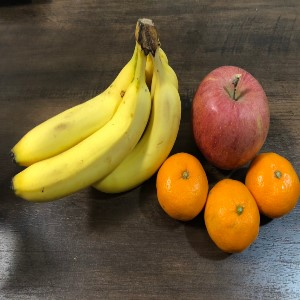
#> input picture server/challenges/challenge_example/answers/001.jpg, 300 x 300 px
$ python filterlib.py challenges/challenge_example/answers/001.jpg
#> lines starting #> are read from the running program, lines starting #| are printed output that depends on the picture
import os
import sys
import cv2
import numpy as np
import math
from statistics import median, mean
from pathlib import Path

class Filter():
    def __init__(self, chroma=100, value=100, alpha=0.7, tile=40, grid=20):
        # 彩度と明度
        self.chroma = chroma
        self.value = value

        # 画像とフィルターの合成比率 base : grad = 1-alpha : alpha
        self.alpha=alpha

        #タイル数
        self.tile=tile

        #グリッド状に分割する際のサイズ(n✕n)
        self.grid=grid
        print(f"""\
[filter settings]
- chroma={self.chroma},
- value={self.value},
- alpha={self.alpha},
- tile={self.tile},
- grid={self.grid}""")

    """
    bgr2hsv()
    BGRからHSVに変換
    h = 0 ~ 359
    s,v = 0 ~ 100
    """
    def bgr2hsv(self, bgr):
        # b,g,r = bgr
        b,g,r = map(lambda x:x/255,bgr)
        _max = max(b,g,r)
        _min = min(b,g,r)

        if _min == _max:
            h = 0
        elif _max == r:
            h = 60 * ( (g-b) / (_max - _min) )
        elif _max == g:
            h = 60 * ( (b-r) / (_max - _min) ) + 120
        elif _max == b:
            h = 60 * ( (r-g) / (_max - _min) ) + 240

        if h < 0:
            h += 360
        h = h % 360
        if _max != 0:
            s = ( (_max - _min) / _max ) * 100
        else:
            s = 0
        v = _max * 100
        return np.array([h,s,v])

    """
    hsv2bgr()
    h = 0 ~ 359
    s,v = 0 ~ 100
    """
    def hsv2bgr(self, hsv):
        #h = 0-360
        #s,v = 0-100
        h,s,v = hsv
        s /= 100
        v /= 100
        if s == 0:
            r,g,b = v*255
            return np.array([b,g,r],dtype=np.uint8)

        dh = math.floor(h/60)
        p = v * (1 - s)
        q = v * (1 - s * (h / 60 - dh))
        t = v * (1 - s * (1 - (h / 60 - dh)))

        if dh == 0:
            r,g,b = v,t,p
        elif dh == 1:
            r,g,b = q,v,p
        elif dh == 2:
            r,g,b = p,v,t
        elif dh == 3:
            r,g,b = p,q,v
        elif dh == 4:
            r,g,b = t,p,v
        elif dh == 5:
            r,g,b = v,p,q

        r,g,b = map(lambda num:(num*255),[r,g,b])
        return np.array([b,g,r],dtype=np.uint8)

    """
    getGradSub()
    指定した色から色に変化する配列を作成する
    R,G,Bを別々に受け取って変化させる
    start = 0~255の値
    stop  = 0~255の値
    row   = 画像の縦幅
    column= 画像の横幅
    """
    def getGradSub(self, start, stop, row, column):
        return np.tile(np.linspace(start, stop, column), (row, 1))

    """
    getGrad()
    getGradSub()を使って作成した配列をマージして１つの配列にしたものを返す（画像の生成）
    cv2.imwrite()で画像を保存するため、RGBをBGRに変換してreturnしている
    返り値 = ndarray画像
    start_list = RGBリスト
    mid_list = RGBリスト
    stop_list = RGBリスト
    row = 画像の縦幅
    column = 画像の横幅
    """

    def getGrad(self, color, row=300, column=300):
        start_list = color[0]
        stop_list = color[1]
        result = np.zeros((row, column, len(start_list)), dtype=np.float64)

        for idx, (start, stop) in enumerate(zip(start_list,  stop_list)):
            result[:,0:column//2,idx] = self.getGradSub(start, 255, row, column//2)
            result[:,column//2:column,idx] = self.getGradSub(255, stop, row, column//2)

            # result[:,0:column,idx] = self.getGradSub(start, stop, row, column)

        return np.uint8(result), row, column

    def concat_tile(self, im_list_2d):
            return cv2.vconcat([cv2.hconcat(im_list_h) for im_list_h in im_list_2d])

    """
    getGradTile()
    getGrad()を使って作成したグラディエーション画像を3*3のタイルの画像として保存
    """
    def getGradTile(self, grad, row, column):
        tile=self.tile
        width=row//tile
        height=column//tile

        grad = cv2.resize(grad,(width, height))
        grad2 = cv2.rotate(grad,cv2.ROTATE_90_CLOCKWISE) # 時計回りに90度回転

        cnt=0
        tmp2=[]
        #偶数タイルの場合
        if tile%2==0:
            for i in range(tile):
                tmp=[]
                if i%2==0:
                    for j in range(tile):
                        if cnt%2==0:
                            tmp.append(grad)
                        else:
                            tmp.append(grad2)
                        cnt+=1
                    tmp2.append(tmp)
                else:
                    for j in range(tile):
                        if cnt%2==0:
                            tmp.append(grad2)
                        else:
                            tmp.append(grad)
                        cnt+=1
                    tmp2.append(tmp)

        #奇数タイルの場合
        else:
            for i in range(tile):
                tmp=[]
                for j in range(tile):
                    if cnt%2==0:
                        tmp.append(grad)
                    else:
                        tmp.append(grad2)
                    cnt+=1
                tmp2.append(tmp)

        result = self.concat_tile(tmp2)
        result = cv2.resize(result,(row, column))
        return np.uint8(result)
    """
    blendImage()
    ベースになる画像とフィルター画像をブレンドする
    base = ベース画像
    grad = フィルター画像
    """
    def blendImage(self, base, grad):
        height = base.shape[0]
        width = base.shape[1]
        # if width < height: # 横より縦が大きいなら
        #     grad = cv2.rotate(grad,cv2.ROTATE_90_CLOCKWISE) # 時計回りに90度回転
        grad = cv2.resize(grad,(width,height))
        result = cv2.addWeighted(base,1-self.alpha,grad,self.alpha,0)

        return result


    """
    getAvgColor()
    画像全体の色の平均を求める
    """
    def getAvgColor(self, img):
        # img = cv2.cvtColor(img,cv2.COLOR_BGR2RGB) # bgrをrgbに変換
        avg_color_per_row = np.average(img,axis=0) # 行ごとの平均色
        avg_color = np.average(avg_color_per_row,axis=0) # 画像全体の平均色(BGR)
        return avg_color


    """
    getColor()
    画像を3分割したとき、最もグレーの部分が少ない区画を元にグラデーション画像に使う色を決定する
    """

    def getColor(self, img):
        grid=self.grid
        hue_list = np.zeros((grid*grid))
        red=[]
        green=[]
        blue=[]

        #画像をグリッド状に分割
        split_images = []
        for row_img in np.array_split(img, grid, axis=0):
            for chunk in np.array_split(row_img, grid, axis=1):
                split_images.append(chunk)


        # #分割した画像の平均画素値を取得
        for idx, split_img in enumerate(split_images):
            hsv=self.bgr2hsv(self.getAvgColor(split_img))
            h, s, v = hsv
            hue_list[idx] = h


        #平均画素値をr, g, bに分類
        for s in range(len(hue_list)):
            if 0 <= hue_list[s] < 60 or 300 <= hue_list[s]< 360:
                red.append(hue_list[s])
            elif 60 <=  hue_list[s] < 180:
                green.append(hue_list[s])
            elif 180 <= hue_list[s] < 300:
                blue.append(hue_list[s])

        #色区画(red, green, blue)のうち、要素数の多い2つのリストの中央値を取得
        tmp=[red, green, blue]
        tmp.remove(min(tmp))
        h1=mean(tmp[0])


        flg = "0"
        #red, green, blueどれか一つにしか値が入ってない場合
        if len(tmp[1]) == 0:
            h2=(h1+90)%360
            flg="1"
        else :
            h2=mean(tmp[1])


        #h1とh2の値が近いとき
        # if abs(h1-h2) < 60:
        #     h2=(h1+90)%360
        #     flg="2"


        #補色リストを作成
        grad_color = []
        s = self.chroma
        v = self.value
        grad_color.append(self.hsv2bgr([(h1+180)%360,s,v]))
        grad_color.append(self.hsv2bgr([(h2+180)%360,s,v]))

        return grad_color, flg

    def getCAPTCHAImage(self, img_file_path, out_dir_path="./"):
        # base画像のロード
        base_img = cv2.imread(str(img_file_path))
        # gradの生成に使う色を取得
        # flg = "0"
        color, flg = self.getColor(base_img)
        # [5 lines of commented-out code are left out]
        grad_img, row, column = self.getGrad(color)
        #grad画像を用いてタイル画像の作成--------NEW!!!
        grad_tile_img = self.getGradTile(grad_img, row, column)

        result_img = self.blendImage(base_img, grad_tile_img)

        base_path = Path(out_dir_path)

        # grad画像のファイルパス
        grad_name = f"{img_file_path.stem}_grad.jpg"
        grad_path = base_path.joinpath(grad_name)
        cv2.imwrite(str(grad_path), grad_tile_img)

        # result画像のファイルパス
        result_name = f"{img_file_path.stem}_result.jpg"
        result_path = base_path.joinpath(result_name)
        cv2.imwrite(str(result_path), result_img)

        return result_path

    def createCAPTCHAImage(self, img_file_path, out_dir_path="./"):
        # base画像のロード
#> called with out_dir_path = './'
        base_img = cv2.imread(str(img_file_path))
#> base_img is the input picture: shape (300, 300, 3); mean B, G, R 54.2, 93, 114.7
        # gradの生成に使う色を取得
        # flg = "0"
        color, flg = self.getColor(base_img)
#> the loop in getColor, `for row_img in np.array_split(img, grid, axis=0):` made 20 passes
#> after the loop in getColor, `for row_img in np.array_split(img, grid, axis=0):`: split_images = 400 items
#> the loop in getColor, `for idx, split_img in enumerate(split_images):` made 400 passes
#> (avg_color in getAvgColor, b in bgr2hsv, g in bgr2hsv, r in bgr2hsv, h, s, v) on passes 1 to 3: ([18.49, 25.84, 29.31], 0.0725, 0.101, 0.115, 40.77, 36.91, 11.49), ([20.66, 28.34, 34.27], 0.081, 0.111, 0.134, 33.84, 39.71, 13.44), ([31.4, 44.1, 53.64], 0.123, 0.173, 0.21, 34.27, 41.47, 21.04)
        # [5 lines of commented-out code are left out]
        grad_img, row, column = self.getGrad(color)
#> in getGrad, `result = np.zeros((row, column, len(start_list)), dtype=np.float64)`: result: shape (300, 300, 3) float64; every value is 0
#> the loop in getGrad, `for idx, (start, stop) in enumerate(zip(start_list,  stop_list)):` made 3 passes
#> (start, stop) on passes 1 to 3: (255, 0), (0, 138), (23, 255)
#> after the loop in getGrad, `for idx, (start, stop) in enumerate(zip(start_list,  stop_list)):`:
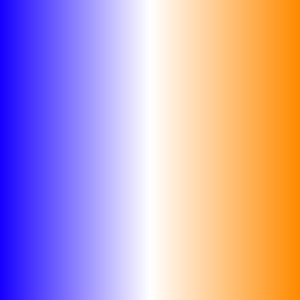
#> result: shape (300, 300, 3) float64; mean of channels 0, 1, 2 191.2, 162, 197; drawn as B, G, R
        #grad画像を用いてタイル画像の作成--------NEW!!!
        grad_tile_img = self.getGradTile(grad_img, row, column)
#> in concat_tile, `return cv2.vconcat([cv2.hconcat(im_list_h) for im_list_h in im_list_2d])`:
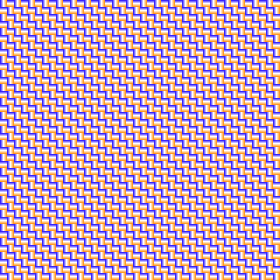
#> returned value: shape (280, 280, 3); mean of channels 0, 1, 2 192.2, 163.5, 197.9; drawn as B, G, R
#> in getGradTile, `result = cv2.resize(result,(row, column))`:
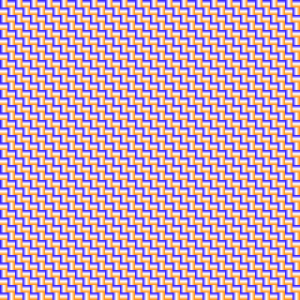
#> result: shape (300, 300, 3); mean of channels 0, 1, 2 192, 163.1, 197.6; drawn as B, G, R

        result_img = self.blendImage(base_img, grad_tile_img)
#> in blendImage, `result = cv2.addWeighted(base,1-self.alpha,grad,self.alpha,0)`:
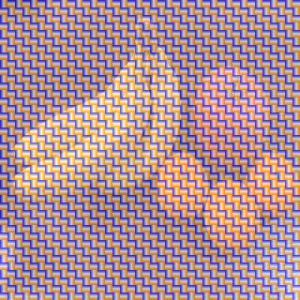
#> result: shape (300, 300, 3); mean B, G, R 150.7, 142.1, 172.7

        base_path = Path(out_dir_path)

        # grad画像のファイルパス
        grad_name = f"{img_file_path.stem}_grad.jpg"
        grad_path = base_path.joinpath(grad_name)
        cv2.imwrite(str(grad_path), grad_tile_img)

        # result画像のファイルパス
        result_name = f"{img_file_path.stem}_result.jpg"
        result_path = base_path.joinpath(result_name)
        cv2.imwrite(str(result_path), result_img)

import sys
if __name__ == "__main__":
    file_name = sys.argv[1]
    fil = Filter()
    fil.createCAPTCHAImage(Path(file_name))
